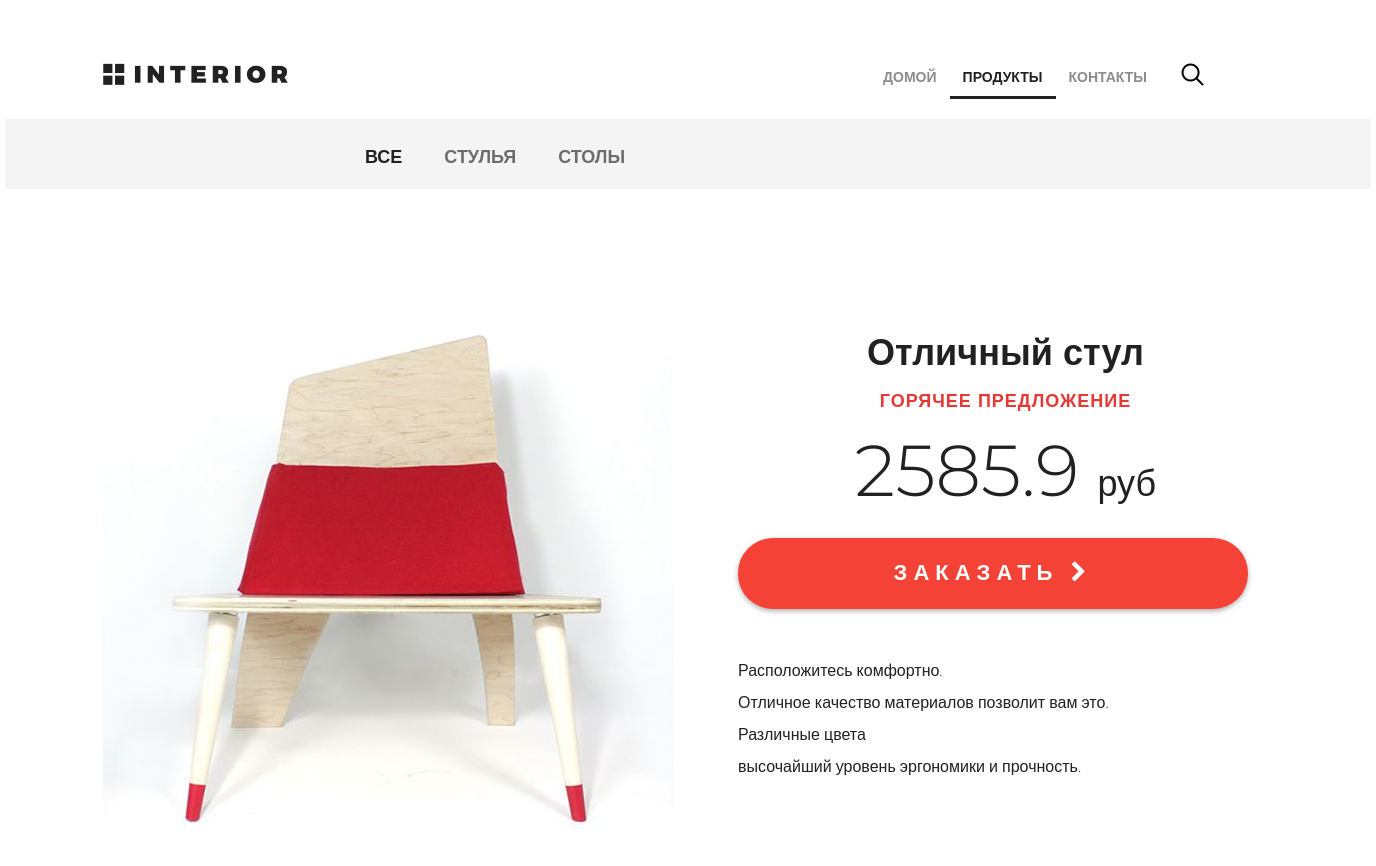
/products/ (upper part), run on an earlier commit of the app's database.
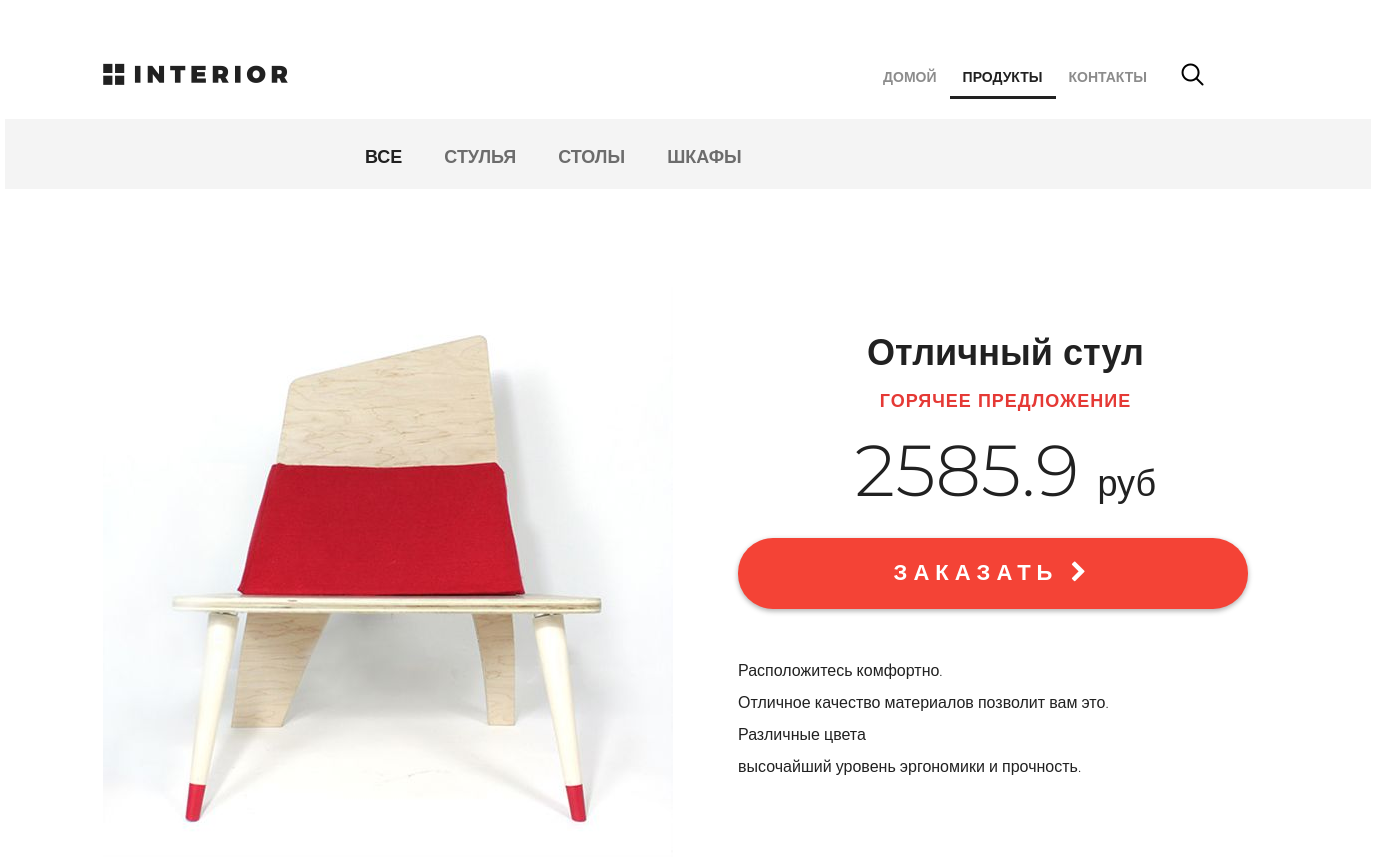
And on a later commit of the database.
### mainapp/models.py (models this page shows, shortened)
class ProductsCategory(models.Model):
    name = models.CharField('категория товара', max_length=64)
    description = models.TextField('описание категории', blank=True)
    class Meta:
        verbose_name = 'категория товара'
        verbose_name_plural = 'категории товаров'

### mainapp/views.py (the view)
# urls.py: path('products/', mainapp.products, name='products'),
def products(request):
    context = {
        'page_title': 'каталог',
        'catalog_menu': get_catalog_menu(),
    }
    return render(request, 'mainapp/products.html', context)

### mainapp/views.py (called while the page is built)
def get_catalog_menu():
    return ProductsCategory.objects.all()

### mainapp/templates/mainapp/products.html (shortened to what this page needs)
{% extends 'mainapp/base.html' %}
{% load static %}
{% block container %}
<div class="hero-white">
    {% include 'mainapp/includes/inc__main_menu.html' %}
</div>
<div class="details">
    {% include 'mainapp/includes/inc__catalog_menu.html' %}
    <div class="details-products">
        <div class="details-slider">
            <div class="slider-product">
                <img src="{% static 'img/slider1.jpg' %}" />
            </div>
        </div>
        <div class="description">
            <h3 class="big-bold">Отличный стул</h3>
            <h3 class="red">горячее предложение</h3>
            <p class="price">2585.9 <span>руб</span></p>
            <a href="#" class="red-button">
                заказать <i class="fa fa-chevron-right" aria-hidden="true"></i>
            </a>
            <div class="description-text">
                <p>Расположитесь комфортно.</p>
                <p>Отличное качество материалов позволит вам это.</p>
                <p>Различные цвета</p>
                <p>высочайший уровень эргономики и прочность.</p>
            </div>
        </div>
    </div>
</div>
{% endblock container %}

### mainapp/templates/mainapp/includes/inc__catalog_menu.html
<div class="links clearfix">
    <ul class="links-menu">
        <li>
          <a href="#" class="active">
            все
          </a>
        </li>
      {% for item in catalog_menu %}
        <li>
          <a href="#">
            {{ item.name }}
          </a>
        </li>
      {% endfor %}
    </ul>
</div>

What changed in the data, as far as the page shows it:
added ProductsCategory: name "ШКАФЫ"
